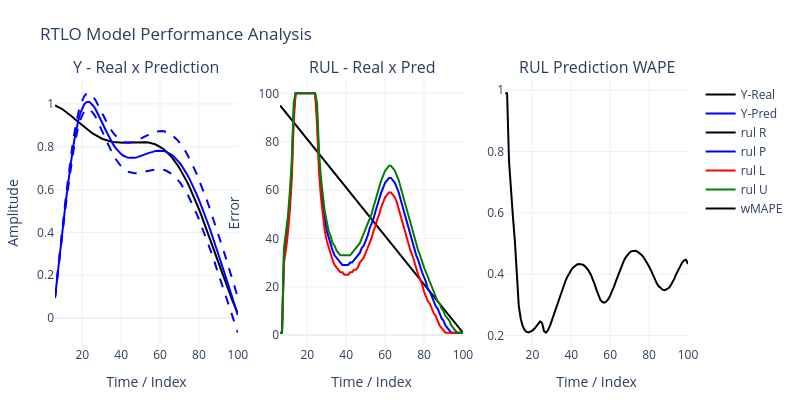

Source (notebook cell):
### Code cell
nI,nR,nO,N1,N2,N3,τ= params
X,Y = PrepareDataAhead(sig,n=nI,m=nO)
X,Y = X[:-1], Y[:-1]
rnn = RTLO(nI,nR,nO,[N1,N2,N3],τ)
rnn.ref = len(sig)-nI
for i in range(len(X[:])):
    #rnn.PredRul(x=X[i],store=True)
    rnn.PredRulIntr2(x=X[i],maxRul=100,store=True,show=False)
    rnn.fit(X[i],Y[i],store=True,start=0,show=False)
print(rnn.εM,rnn.εR)  
PlotPredErrorPLY(rnn,w=800,h=400)
